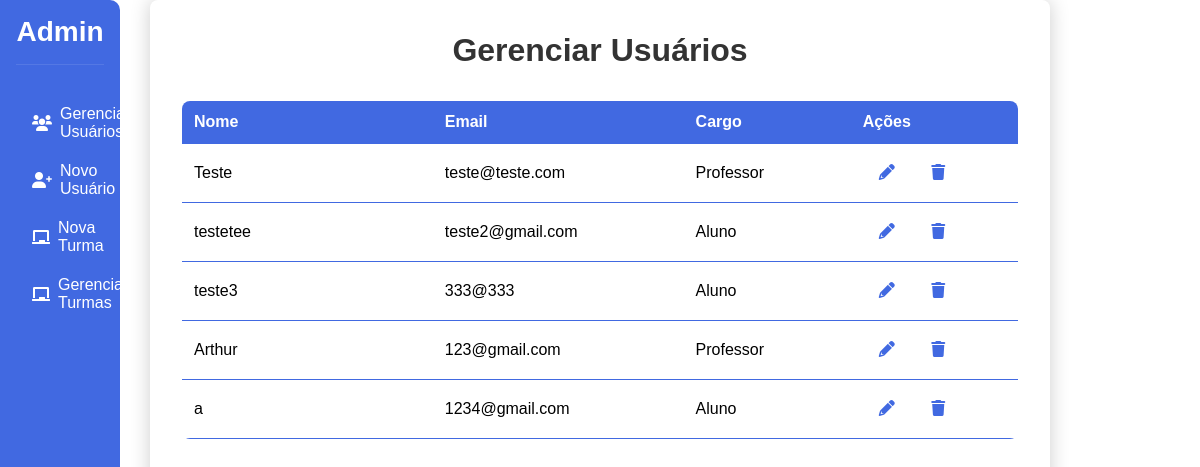
The app's page /admin/CRUD_usuarios/gerenciar_usuarios, older data.
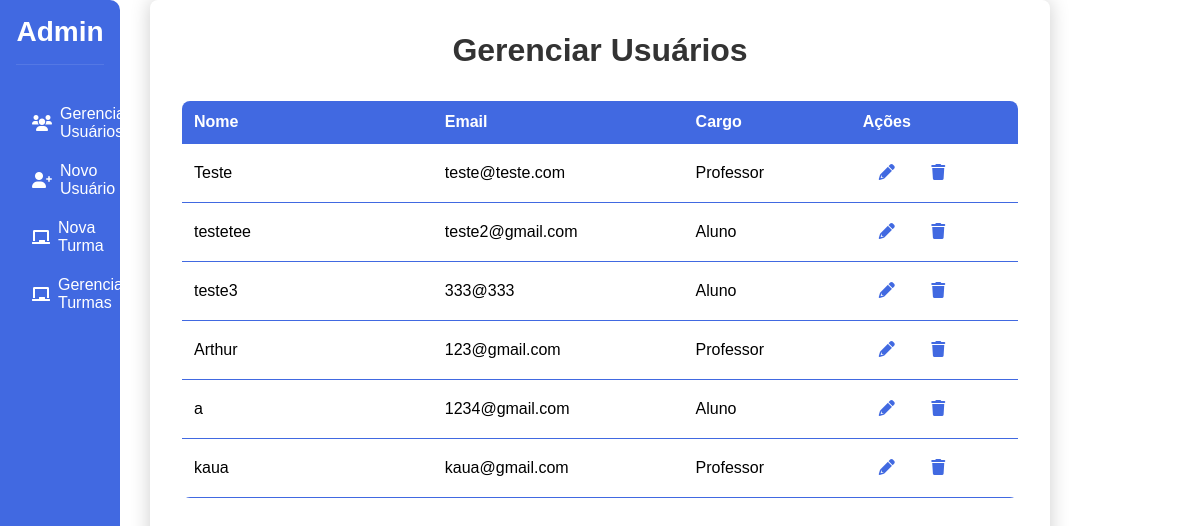
The same page, newer data.
### app.py (models this page shows)
class User(db.Model):
    email = db.Column(db.String(150), unique=True, nullable=False, primary_key=True)
    nome = db.Column(db.String(150), nullable=False)
    cargo = db.Column(db.String(50), nullable=False)
    senha = db.Column(db.String(150), nullable=False)

### app.py (the view, shortened to what this page needs)
@app.route('/admin/CRUD_usuarios/gerenciar_usuarios', methods=['GET', 'POST'])
def gerenciar_usuarios():
    users = User.query.all()
    if request.method == 'GET':
        users = User.query.all()
        return render_template('admin/CRUD_usuarios/gerenciar_usuarios.html', users=users)
    return render_template('admin/CRUD_usuarios/gerenciar_usuarios.html', users=users)

### templates/admin/CRUD_usuarios/gerenciar_usuarios.html (shortened to what this page needs)
<!DOCTYPE html>
<html lang="pt-BR">
<head>
    <link rel="stylesheet" href="{{ url_for('static', filename='css/CRUD_usuarios/gerenciar_usuarios.css') }}">
    <link rel="stylesheet" href="https://cdnjs.cloudflare.com/ajax/libs/font-awesome/6.0.0-beta3/css/all.min.css">
</head>
<body>
    <div class="navbar">
        <h2>Admin</h2>
        <ul>
            <li><a href="{{ url_for('gerenciar_usuarios') }}"><i class="fas fa-users"></i> Gerenciar Usuários</a></li>
            <li><a href="{{ url_for('criar_usuario') }}"><i class="fas fa-user-plus"></i> Novo Usuário</a></li>
            <li><a href="{{ url_for('criar_turma') }}"><i class="fas fa-chalkboard"></i> Nova Turma</a></li>
            <li><a href="{{ url_for('gerenciar_turmas') }}"><i class="fas fa-chalkboard"></i> Gerenciar Turmas</a></li>
        </ul>
    </div>
    <div class="container">
        <h1>Gerenciar Usuários</h1>
        {% if users %}
            <table class="users-table">
                <thead>
                    <tr>
                        <th>Nome</th>
                        <th>Email</th>
                        <th>Cargo</th>
                        <th>Ações</th>
                    </tr>
                </thead>
                <tbody>
                    {% for user in users %}
                        <tr>
                            <td>{{ user.nome }}</td>
                            <td>{{ user.email }}</td>
                            <td>{{ user.cargo }}</td>
                            <td>
                                <a href="{{ url_for('atualizar_usuario', email=user.email) }}" class="action-btn edit-btn"><i class="fas fa-pencil-alt"></i></a>
                                <a onclick="confirmDelete('{{ user.email }}')" class="action-btn delete-btn"><i class="fas fa-trash"></i> </a>
                            </td>
                        </tr>
                    {% endfor %}
                </tbody>
            </table>
        {% else %}
            <p>Nenhum usuário encontrado.</p>
        {% endif %}
    </div>
</body>
</html>

### static/css/CRUD_usuarios/gerenciar_usuarios.css (style rules this page uses)
* { margin: 0; padding: 0; box-sizing: border-box; font-family: 'Arial', sans-serif; }
body { display: flex; min-height: 100vh; overflow: hidden; }
.navbar { width: 10%; background-color: #4169E1; color: white; padding: 1rem; position: fixed; height: 100%; border-top-right-radius: 10px; border-bottom-right-radius: 10px; }
.navbar h2 { text-align: center; margin-bottom: 2rem; padding-bottom: 1rem; border-bottom: 1px solid rgba(255, 255, 255, 0.1); font-size: 28px; color: var(--white-color); min-width: 60px; text-align: center; }
.navbar ul { list-style: none; padding: 0; }
.navbar ul li { margin-bottom: 5px; }
.navbar ul li a { color: white; text-decoration: none; display: flex; align-items: center; padding: 0.5rem 1rem; transition: background-color 0.3s; border-radius: 10px; }
.navbar ul li a i { margin-right: 0.5rem; }
.container { margin-left: 250px; padding: 2rem; border-radius: 8px; box-shadow: 0 0 20px rgba(0, 0, 0, 0.2); width: 75%; margin: auto; margin-top: 0; }
h1 { color: #333; text-align: center; margin-bottom: 2rem; }
.users-table { border-collapse: collapse; margin: 2rem 0; background-color: white; border-radius: 8px; overflow: hidden; width: 100%; }
.users-table th, .users-table td { padding: 12px; text-align: left; border-bottom: 1px solid #4169E1; }
.users-table th { background-color: #4169E1; color: white; font-weight: bold; }
.users-table th:nth-child(1), .users-table td:nth-child(1) { width: 30%; }
.users-table th:nth-child(2), .users-table td:nth-child(2) { width: 30%; }
.users-table th:nth-child(3), .users-table td:nth-child(3) { width: 20%; }
.users-table th:nth-child(4), .users-table td:nth-child(4) { width: 20%; }
.action-btn { padding: 8px 16px; border: none; border-radius: 4px; cursor: pointer; text-decoration: none; display: inline-block; transition: opacity 0.3s; color: #4169E1; }

Row changes from the older to the newer data that the page shows:
added User: nome "kaua", email "kaua@gmail.com", cargo "Professor"
